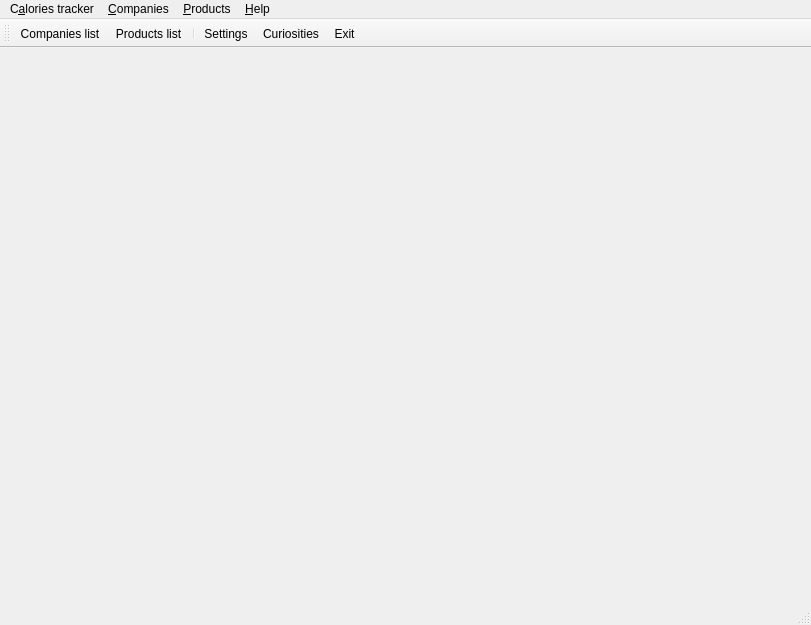
<?xml version="1.0" encoding="UTF-8"?>
<ui version="4.0">
 <author>Mariano Muñoz</author>
 <class>frmMainProductsMaintainer</class>
 <widget class="QMainWindow" name="frmMainProductsMaintainer">
  <property name="geometry">
   <rect>
    <x>0</x>
    <y>0</y>
    <width>811</width>
    <height>625</height>
   </rect>
  </property>
  <property name="sizePolicy">
   <sizepolicy hsizetype="Expanding" vsizetype="Expanding">
    <horstretch>0</horstretch>
    <verstretch>0</verstretch>
   </sizepolicy>
  </property>
  <property name="cursor">
   <cursorShape>ArrowCursor</cursorShape>
  </property>
  <property name="windowIcon">
   <iconset resource="../images/caloriestracker.qrc">
    <normaloff>:/caloriestracker/caloriestracker.png</normaloff>:/caloriestracker/caloriestracker.png</iconset>
  </property>
  <widget class="QWidget" name="central">
   <property name="enabled">
    <bool>true</bool>
   </property>
   <property name="sizePolicy">
    <sizepolicy hsizetype="Expanding" vsizetype="Expanding">
     <horstretch>0</horstretch>
     <verstretch>0</verstretch>
    </sizepolicy>
   </property>
   <layout class="QHBoxLayout" name="horizontalLayout">
    <item>
     <layout class="QVBoxLayout" name="layout"/>
    </item>
   </layout>
  </widget>
  <widget class="QToolBar" name="tbMain">
   <property name="windowTitle">
    <string>Main toolbar</string>
   </property>
   <property name="iconSize">
    <size>
     <width>26</width>
     <height>26</height>
    </size>
   </property>
   <property name="toolButtonStyle">
    <enum>Qt::ToolButtonIconOnly</enum>
   </property>
   <attribute name="toolBarArea">
    <enum>TopToolBarArea</enum>
   </attribute>
   <attribute name="toolBarBreak">
    <bool>false</bool>
   </attribute>
   <addaction name="actionCompanies"/>
   <addaction name="actionProducts"/>
   <addaction name="separator"/>
   <addaction name="actionSettings"/>
   <addaction name="actionCuriosities"/>
   <addaction name="actionExit"/>
  </widget>
  <widget class="QStatusBar" name="statusBar"/>
  <widget class="QMenuBar" name="menuBar">
   <property name="geometry">
    <rect>
     <x>0</x>
     <y>0</y>
     <width>811</width>
     <height>30</height>
    </rect>
   </property>
   <widget class="QMenu" name="menuAyuda">
    <property name="title">
     <string>&amp;Help</string>
    </property>
    <addaction name="actionAbout"/>
    <addaction name="separator"/>
    <addaction name="actionCuriosities"/>
    <addaction name="separator"/>
    <addaction name="actionReportIssue"/>
    <addaction name="separator"/>
    <addaction name="actionHelp"/>
   </widget>
   <widget class="QMenu" name="menuXulpymoney">
    <property name="title">
     <string>C&amp;alories tracker</string>
    </property>
    <addaction name="separator"/>
    <addaction name="actionMemory"/>
    <addaction name="separator"/>
    <addaction name="actionSettings"/>
    <addaction name="separator"/>
    <addaction name="actionExit"/>
   </widget>
   <widget class="QMenu" name="menuProducts">
    <property name="title">
     <string>&amp;Products</string>
    </property>
    <addaction name="separator"/>
    <addaction name="actionProducts"/>
    <addaction name="separator"/>
   </widget>
   <widget class="QMenu" name="menuCompanies">
    <property name="title">
     <string>&amp;Companies</string>
    </property>
    <addaction name="actionCompanies"/>
    <addaction name="separator"/>
    <addaction name="actionCompaniesAdd"/>
   </widget>
   <addaction name="menuXulpymoney"/>
   <addaction name="menuCompanies"/>
   <addaction name="menuProducts"/>
   <addaction name="menuAyuda"/>
  </widget>
  <action name="actionExit">
   <property name="icon">
    <iconset resource="../images/caloriestracker.qrc">
     <normaloff>:/caloriestracker/exit.png</normaloff>:/caloriestracker/exit.png</iconset>
   </property>
   <property name="text">
    <string>E&amp;xit</string>
   </property>
   <property name="toolTip">
    <string>Exit</string>
   </property>
   <property name="shortcut">
    <string>Alt+Esc</string>
   </property>
  </action>
  <action name="actionAbout">
   <property name="icon">
    <iconset resource="../images/caloriestracker.qrc">
     <normaloff>:/caloriestracker/caloriestracker.png</normaloff>:/caloriestracker/caloriestracker.png</iconset>
   </property>
   <property name="text">
    <string>&amp;About</string>
   </property>
   <property name="toolTip">
    <string>About</string>
   </property>
   <property name="shortcut">
    <string>F2</string>
   </property>
  </action>
  <action name="actionMemory">
   <property name="icon">
    <iconset resource="../images/caloriestracker.qrc">
     <normaloff>:/caloriestracker/transfer.png</normaloff>:/caloriestracker/transfer.png</iconset>
   </property>
   <property name="text">
    <string>&amp;Update memory</string>
   </property>
   <property name="toolTip">
    <string>Update memory</string>
   </property>
  </action>
  <action name="actionSettings">
   <property name="icon">
    <iconset resource="../images/caloriestracker.qrc">
     <normaloff>:/caloriestracker/configure.png</normaloff>:/caloriestracker/configure.png</iconset>
   </property>
   <property name="text">
    <string>&amp;Settings</string>
   </property>
   <property name="toolTip">
    <string>Settings</string>
   </property>
  </action>
  <action name="actionHelp">
   <property name="icon">
    <iconset resource="../images/caloriestracker.qrc">
     <normaloff>:/caloriestracker/benchmark.png</normaloff>:/caloriestracker/benchmark.png</iconset>
   </property>
   <property name="text">
    <string>&amp;Help</string>
   </property>
   <property name="toolTip">
    <string>Help</string>
   </property>
   <property name="shortcut">
    <string>F1</string>
   </property>
  </action>
  <action name="actionProducts">
   <property name="icon">
    <iconset resource="../images/caloriestracker.qrc">
     <normaloff>:/caloriestracker/books.png</normaloff>:/caloriestracker/books.png</iconset>
   </property>
   <property name="text">
    <string>Products list</string>
   </property>
   <property name="toolTip">
    <string>Products list</string>
   </property>
   <property name="shortcut">
    <string>Ctrl+B</string>
   </property>
  </action>
  <action name="actionCuriosities">
   <property name="icon">
    <iconset resource="../images/caloriestracker.qrc">
     <normaloff>:/caloriestracker/curiosity.png</normaloff>:/caloriestracker/curiosity.png</iconset>
   </property>
   <property name="text">
    <string>&amp;Curiosities</string>
   </property>
   <property name="toolTip">
    <string>Curiosities</string>
   </property>
  </action>
  <action name="actionCompaniesAdd">
   <property name="icon">
    <iconset resource="../images/caloriestracker.qrc">
     <normaloff>:/caloriestracker/add.png</normaloff>:/caloriestracker/add.png</iconset>
   </property>
   <property name="text">
    <string>Add a company</string>
   </property>
   <property name="toolTip">
    <string>Add a company</string>
   </property>
  </action>
  <action name="actionCompanies">
   <property name="icon">
    <iconset resource="../images/caloriestracker.qrc">
     <normaloff>:/caloriestracker/company.png</normaloff>:/caloriestracker/company.png</iconset>
   </property>
   <property name="text">
    <string>Companies list</string>
   </property>
   <property name="toolTip">
    <string>Companies list</string>
   </property>
  </action>
  <action name="actionReportIssue">
   <property name="icon">
    <iconset resource="../images/caloriestracker.qrc">
     <normaloff>:/caloriestracker/alarm_clock.png</normaloff>:/caloriestracker/alarm_clock.png</iconset>
   </property>
   <property name="text">
    <string>Report an issue</string>
   </property>
   <property name="toolTip">
    <string>Report an issue</string>
   </property>
  </action>
 </widget>
 <resources>
  <include location="../images/caloriestracker.qrc"/>
 </resources>
 <connections/>
</ui>
